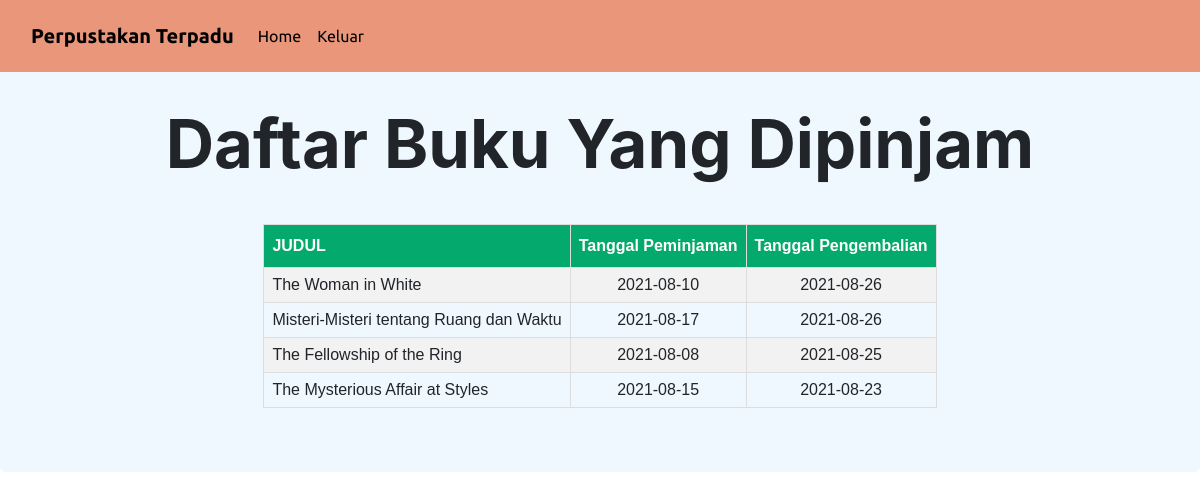
Page /bukuku.php on the committed database.
### tables this page shows
CREATE TABLE `pinjam` (
  `id` int(10) NOT NULL,
  `nama_peminjam` varchar(255) NOT NULL,
  `tanggal_peminjaman` date NOT NULL,
  `tanggal_pengembalian` date NOT NULL,
  `judul` varchar(255) NOT NULL
);

### bukuku.php (the view, shortened to what this page needs)
<?php
include('koneksi.php');
?>
<html>
  <head>
    <link rel="stylesheet" href="https://stackpath.bootstrapcdn.com/bootstrap/4.3.1/css/bootstrap.min.css">
    <?php include("header.php") ?>
</head>
<body>
  <nav class="navbar navbar-expand-md navbar-light p-3" style="background: #E9967A">
    <div class="container-fluid" id="navbarContent">
      <ul class="nav navbar-nav mr-auto">
        <li class="navbar-brand" style="color: black;">
          <b>Perpustakan Terpadu</b>
        </li>
        <li>
          <a class="nav-link active" href="home.php" style="color: black">Home<span class="sr-only"></span></a>
        </li>
      <ul class="nav navbar-nav navbar-right">
        <li>
          <a class="nav-link active" href="logout.php" style="color: black">Keluar</a>
        </li>
      </ul>
    </div>
    </nav>
 <div class="container-full-bg jumbotron" style="background-color: #F0F8FF">
  <h1 style="font-size: 67px; margin-top: 40px; margin-bottom: 40px" align="center"><b>Daftar Buku Yang Dipinjam</b></h1>
<div class="d-flex justify-content-center">
 <div class="row row-cols-1 row-cols-md-3">
  <?php
    $sql = mysqli_query($koneksi, "SELECT * FROM pinjam ORDER BY id DESC") or die(mysqli_error($koneksi));
  if (mysqli_num_rows($sql) > 0) {
    echo '
        <table id="book">
            <tr>
              <th>JUDUL</th>
              <th>Tanggal Peminjaman</th>
              <th>Tanggal Pengembalian</th>
            </tr>
    ';
          while ($data = mysqli_fetch_assoc($sql)) {
            echo '
                <tr>
                  <td>'.$data['judul'].'</td>
                  <td><center>'.$data['tanggal_peminjaman'].'</center></td>
                  <td><center>'.$data['tanggal_pengembalian'].'</center></td>
                </tr>
            ';
               }
            echo '
            </table>
            ';
        }else{
          echo '
            <tr>
              <td colspan="6">Tidak ada data.</td>
            </tr>
          ';
        }
  ?>
</div>
</div>
</div>
</body>
</html>

### header.php (shortened to what this page needs)
<link rel="stylesheet" href="css/gaya.css">
<link rel="stylesheet" href="https://cdnjs.cloudflare.com/ajax/libs/OwlCarousel2/2.3.4/assets/owl.carousel.min.css"/>

### css/gaya.css (style rules this page uses)
* { margin: 0; padding: 0; box-sizing: border-box; text-decoration: none; }
.navbar { position: fixed; width: 100%; z-index: 999; padding: 20px 0; font-family: 'Ubuntu', sans-serif; transition: all 0.3s ease; }

### bukuku.php (style rules this page uses)
#book { font-family: Arial, Helvetica, sans-serif; border-collapse: collapse; width: 100%; }
#book td, #book th { border: 1px solid #ddd; padding: 8px; }
#book tr:nth-child(even) { background-color: #f2f2f2; }
#book th { padding-top: 12px; padding-bottom: 12px; text-align: left; background-color: #04AA6D; color: white; }

### rows in the picture
pinjam: judul "The Woman in White", tanggal_peminjaman "2021-08-10", tanggal_pengembalian "2021-08-26"
pinjam: judul "Misteri-Misteri tentang Ruang dan Waktu", tanggal_peminjaman "2021-08-17", tanggal_pengembalian "2021-08-26"
pinjam: judul "The Fellowship of the Ring", tanggal_peminjaman "2021-08-08", tanggal_pengembalian "2021-08-25"
pinjam: judul "The Mysterious Affair at Styles", tanggal_peminjaman "2021-08-15", tanggal_pengembalian "2021-08-23"
